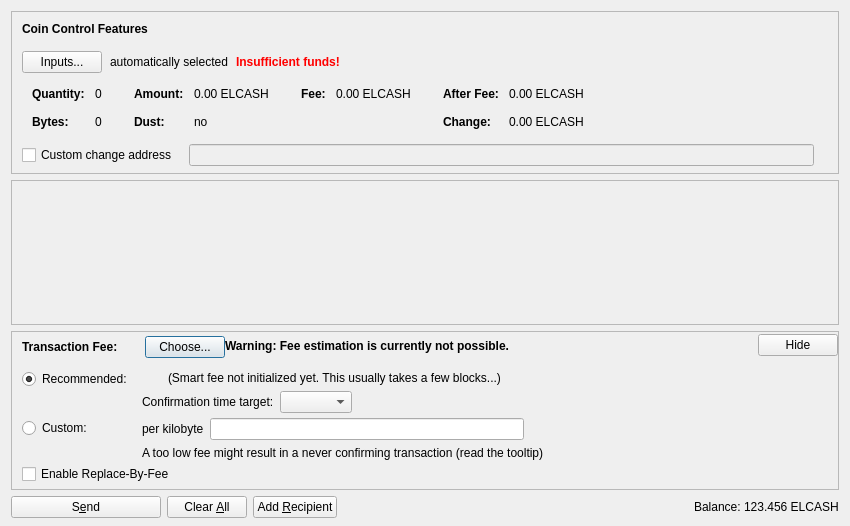
<?xml version="1.0" encoding="UTF-8"?>
<ui version="4.0">
 <class>SendCoinsDialog</class>
 <widget class="QDialog" name="SendCoinsDialog">
  <property name="geometry">
   <rect>
    <x>0</x>
    <y>0</y>
    <width>850</width>
    <height>526</height>
   </rect>
  </property>
  <property name="windowTitle">
   <string>Send Coins</string>
  </property>
  <layout class="QVBoxLayout" name="verticalLayout" stretch="0,1,0,0">
   <property name="bottomMargin">
    <number>8</number>
   </property>
   <item>
    <widget class="QFrame" name="frameCoinControl">
     <property name="sizePolicy">
      <sizepolicy hsizetype="Expanding" vsizetype="Expanding">
       <horstretch>0</horstretch>
       <verstretch>0</verstretch>
      </sizepolicy>
     </property>
     <property name="maximumSize">
      <size>
       <width>16777215</width>
       <height>16777215</height>
      </size>
     </property>
     <property name="frameShape">
      <enum>QFrame::StyledPanel</enum>
     </property>
     <property name="frameShadow">
      <enum>QFrame::Sunken</enum>
     </property>
     <layout class="QVBoxLayout" name="verticalLayoutCoinControl2">
      <property name="spacing">
       <number>0</number>
      </property>
      <property name="leftMargin">
       <number>0</number>
      </property>
      <property name="topMargin">
       <number>0</number>
      </property>
      <property name="rightMargin">
       <number>0</number>
      </property>
      <property name="bottomMargin">
       <number>6</number>
      </property>
      <item>
       <layout class="QVBoxLayout" name="verticalLayoutCoinControl" stretch="0,0,0,0,1">
        <property name="spacing">
         <number>0</number>
        </property>
        <property name="leftMargin">
         <number>10</number>
        </property>
        <property name="topMargin">
         <number>10</number>
        </property>
        <item>
         <layout class="QHBoxLayout" name="horizontalLayoutCoinControl1">
          <property name="bottomMargin">
           <number>15</number>
          </property>
          <item>
           <widget class="QLabel" name="labelCoinControlFeatures">
            <property name="sizePolicy">
             <sizepolicy hsizetype="Preferred" vsizetype="Maximum">
              <horstretch>0</horstretch>
              <verstretch>0</verstretch>
             </sizepolicy>
            </property>
            <property name="font">
             <font>
              <weight>75</weight>
              <bold>true</bold>
             </font>
            </property>
            <property name="styleSheet">
             <string notr="true">font-weight:bold;</string>
            </property>
            <property name="text">
             <string>Coin Control Features</string>
            </property>
           </widget>
          </item>
         </layout>
        </item>
        <item>
         <layout class="QHBoxLayout" name="horizontalLayoutCoinControl2" stretch="0,0,0,0">
          <property name="spacing">
           <number>8</number>
          </property>
          <property name="bottomMargin">
           <number>10</number>
          </property>
          <item>
           <widget class="QPushButton" name="pushButtonCoinControl">
            <property name="styleSheet">
             <string notr="true"/>
            </property>
            <property name="text">
             <string>Inputs...</string>
            </property>
            <property name="autoDefault">
             <bool>false</bool>
            </property>
           </widget>
          </item>
          <item>
           <widget class="QLabel" name="labelCoinControlAutomaticallySelected">
            <property name="text">
             <string>automatically selected</string>
            </property>
            <property name="margin">
             <number>5</number>
            </property>
           </widget>
          </item>
          <item>
           <widget class="QLabel" name="labelCoinControlInsuffFunds">
            <property name="font">
             <font>
              <weight>75</weight>
              <bold>true</bold>
             </font>
            </property>
            <property name="styleSheet">
             <string notr="true">color:red;font-weight:bold;</string>
            </property>
            <property name="text">
             <string>Insufficient funds!</string>
            </property>
            <property name="margin">
             <number>5</number>
            </property>
           </widget>
          </item>
          <item>
           <spacer name="horizontalSpacerCoinControl">
            <property name="orientation">
             <enum>Qt::Horizontal</enum>
            </property>
            <property name="sizeHint" stdset="0">
             <size>
              <width>40</width>
              <height>1</height>
             </size>
            </property>
           </spacer>
          </item>
         </layout>
        </item>
        <item>
         <widget class="QWidget" name="widgetCoinControl" native="true">
          <property name="sizePolicy">
           <sizepolicy hsizetype="Preferred" vsizetype="Preferred">
            <horstretch>0</horstretch>
            <verstretch>0</verstretch>
           </sizepolicy>
          </property>
          <property name="minimumSize">
           <size>
            <width>0</width>
            <height>0</height>
           </size>
          </property>
          <property name="styleSheet">
           <string notr="true"/>
          </property>
          <layout class="QHBoxLayout" name="horizontalLayoutCoinControl5">
           <property name="leftMargin">
            <number>0</number>
           </property>
           <property name="topMargin">
            <number>0</number>
           </property>
           <property name="rightMargin">
            <number>0</number>
           </property>
           <property name="bottomMargin">
            <number>0</number>
           </property>
           <item>
            <layout class="QHBoxLayout" name="horizontalLayoutCoinControl3" stretch="0,0,0,1">
             <property name="spacing">
              <number>20</number>
             </property>
             <property name="topMargin">
              <number>0</number>
             </property>
             <property name="bottomMargin">
              <number>10</number>
             </property>
             <item>
              <layout class="QFormLayout" name="formLayoutCoinControl1">
               <property name="horizontalSpacing">
                <number>10</number>
               </property>
               <property name="verticalSpacing">
                <number>14</number>
               </property>
               <property name="leftMargin">
                <number>10</number>
               </property>
               <property name="topMargin">
                <number>4</number>
               </property>
               <property name="rightMargin">
                <number>6</number>
               </property>
               <item row="0" column="0">
                <widget class="QLabel" name="labelCoinControlQuantityText">
                 <property name="font">
                  <font>
                   <weight>75</weight>
                   <bold>true</bold>
                  </font>
                 </property>
                 <property name="text">
                  <string>Quantity:</string>
                 </property>
                 <property name="margin">
                  <number>0</number>
                 </property>
                </widget>
               </item>
               <item row="0" column="1">
                <widget class="QLabel" name="labelCoinControlQuantity">
                 <property name="cursor">
                  <cursorShape>IBeamCursor</cursorShape>
                 </property>
                 <property name="contextMenuPolicy">
                  <enum>Qt::ActionsContextMenu</enum>
                 </property>
                 <property name="text">
                  <string notr="true">0</string>
                 </property>
                 <property name="margin">
                  <number>0</number>
                 </property>
                 <property name="textInteractionFlags">
                  <set>Qt::LinksAccessibleByMouse|Qt::TextSelectableByKeyboard|Qt::TextSelectableByMouse</set>
                 </property>
                </widget>
               </item>
               <item row="1" column="0">
                <widget class="QLabel" name="labelCoinControlBytesText">
                 <property name="font">
                  <font>
                   <weight>75</weight>
                   <bold>true</bold>
                  </font>
                 </property>
                 <property name="text">
                  <string>Bytes:</string>
                 </property>
                </widget>
               </item>
               <item row="1" column="1">
                <widget class="QLabel" name="labelCoinControlBytes">
                 <property name="cursor">
                  <cursorShape>IBeamCursor</cursorShape>
                 </property>
                 <property name="contextMenuPolicy">
                  <enum>Qt::ActionsContextMenu</enum>
                 </property>
                 <property name="text">
                  <string notr="true">0</string>
                 </property>
                 <property name="textInteractionFlags">
                  <set>Qt::LinksAccessibleByMouse|Qt::TextSelectableByKeyboard|Qt::TextSelectableByMouse</set>
                 </property>
                </widget>
               </item>
              </layout>
             </item>
             <item>
              <layout class="QFormLayout" name="formLayoutCoinControl2">
               <property name="horizontalSpacing">
                <number>10</number>
               </property>
               <property name="verticalSpacing">
                <number>14</number>
               </property>
               <property name="leftMargin">
                <number>6</number>
               </property>
               <property name="topMargin">
                <number>4</number>
               </property>
               <property name="rightMargin">
                <number>6</number>
               </property>
               <item row="0" column="0">
                <widget class="QLabel" name="labelCoinControlAmountText">
                 <property name="font">
                  <font>
                   <weight>75</weight>
                   <bold>true</bold>
                  </font>
                 </property>
                 <property name="text">
                  <string>Amount:</string>
                 </property>
                 <property name="margin">
                  <number>0</number>
                 </property>
                </widget>
               </item>
               <item row="0" column="1">
                <widget class="QLabel" name="labelCoinControlAmount">
                 <property name="cursor">
                  <cursorShape>IBeamCursor</cursorShape>
                 </property>
                 <property name="contextMenuPolicy">
                  <enum>Qt::ActionsContextMenu</enum>
                 </property>
                 <property name="text">
                  <string notr="true">0.00 ELCASH</string>
                 </property>
                 <property name="textInteractionFlags">
                  <set>Qt::LinksAccessibleByMouse|Qt::TextSelectableByKeyboard|Qt::TextSelectableByMouse</set>
                 </property>
                </widget>
               </item>
               <item row="1" column="0">
                <widget class="QLabel" name="labelCoinControlLowOutputText">
                 <property name="font">
                  <font>
                   <weight>75</weight>
                   <bold>true</bold>
                  </font>
                 </property>
                 <property name="text">
                  <string>Dust:</string>
                 </property>
                </widget>
               </item>
               <item row="1" column="1">
                <widget class="QLabel" name="labelCoinControlLowOutput">
                 <property name="cursor">
                  <cursorShape>IBeamCursor</cursorShape>
                 </property>
                 <property name="contextMenuPolicy">
                  <enum>Qt::ActionsContextMenu</enum>
                 </property>
                 <property name="text">
                  <string notr="true">no</string>
                 </property>
                 <property name="textInteractionFlags">
                  <set>Qt::LinksAccessibleByMouse|Qt::TextSelectableByKeyboard|Qt::TextSelectableByMouse</set>
                 </property>
                </widget>
               </item>
              </layout>
             </item>
             <item>
              <layout class="QFormLayout" name="formLayoutCoinControl3">
               <property name="horizontalSpacing">
                <number>10</number>
               </property>
               <property name="verticalSpacing">
                <number>14</number>
               </property>
               <property name="leftMargin">
                <number>6</number>
               </property>
               <property name="topMargin">
                <number>4</number>
               </property>
               <property name="rightMargin">
                <number>6</number>
               </property>
               <item row="0" column="0">
                <widget class="QLabel" name="labelCoinControlFeeText">
                 <property name="font">
                  <font>
                   <weight>75</weight>
                   <bold>true</bold>
                  </font>
                 </property>
                 <property name="text">
                  <string>Fee:</string>
                 </property>
                 <property name="margin">
                  <number>0</number>
                 </property>
                </widget>
               </item>
               <item row="0" column="1">
                <widget class="QLabel" name="labelCoinControlFee">
                 <property name="cursor">
                  <cursorShape>IBeamCursor</cursorShape>
                 </property>
                 <property name="contextMenuPolicy">
                  <enum>Qt::ActionsContextMenu</enum>
                 </property>
                 <property name="text">
                  <string notr="true">0.00 ELCASH</string>
                 </property>
                 <property name="textInteractionFlags">
                  <set>Qt::LinksAccessibleByMouse|Qt::TextSelectableByKeyboard|Qt::TextSelectableByMouse</set>
                 </property>
                </widget>
               </item>
              </layout>
             </item>
             <item>
              <layout class="QFormLayout" name="formLayoutCoinControl4">
               <property name="horizontalSpacing">
                <number>10</number>
               </property>
               <property name="verticalSpacing">
                <number>14</number>
               </property>
               <property name="leftMargin">
                <number>6</number>
               </property>
               <property name="topMargin">
                <number>4</number>
               </property>
               <property name="rightMargin">
                <number>6</number>
               </property>
               <item row="0" column="0">
                <widget class="QLabel" name="labelCoinControlAfterFeeText">
                 <property name="font">
                  <font>
                   <weight>75</weight>
                   <bold>true</bold>
                  </font>
                 </property>
                 <property name="text">
                  <string>After Fee:</string>
                 </property>
                 <property name="margin">
                  <number>0</number>
                 </property>
                </widget>
               </item>
               <item row="0" column="1">
                <widget class="QLabel" name="labelCoinControlAfterFee">
                 <property name="cursor">
                  <cursorShape>IBeamCursor</cursorShape>
                 </property>
                 <property name="contextMenuPolicy">
                  <enum>Qt::ActionsContextMenu</enum>
                 </property>
                 <property name="text">
                  <string notr="true">0.00 ELCASH</string>
                 </property>
                 <property name="textInteractionFlags">
                  <set>Qt::LinksAccessibleByMouse|Qt::TextSelectableByKeyboard|Qt::TextSelectableByMouse</set>
                 </property>
                </widget>
               </item>
               <item row="1" column="0">
                <widget class="QLabel" name="labelCoinControlChangeText">
                 <property name="font">
                  <font>
                   <weight>75</weight>
                   <bold>true</bold>
                  </font>
                 </property>
                 <property name="text">
                  <string>Change:</string>
                 </property>
                </widget>
               </item>
               <item row="1" column="1">
                <widget class="QLabel" name="labelCoinControlChange">
                 <property name="cursor">
                  <cursorShape>IBeamCursor</cursorShape>
                 </property>
                 <property name="contextMenuPolicy">
                  <enum>Qt::ActionsContextMenu</enum>
                 </property>
                 <property name="text">
                  <string notr="true">0.00 ELCASH</string>
                 </property>
                 <property name="textInteractionFlags">
                  <set>Qt::LinksAccessibleByMouse|Qt::TextSelectableByKeyboard|Qt::TextSelectableByMouse</set>
                 </property>
                </widget>
               </item>
              </layout>
             </item>
            </layout>
           </item>
          </layout>
         </widget>
        </item>
        <item>
         <layout class="QHBoxLayout" name="horizontalLayoutCoinControl4" stretch="0,0,0">
          <property name="spacing">
           <number>12</number>
          </property>
          <property name="sizeConstraint">
           <enum>QLayout::SetDefaultConstraint</enum>
          </property>
          <property name="topMargin">
           <number>5</number>
          </property>
          <property name="rightMargin">
           <number>5</number>
          </property>
          <item>
           <widget class="QCheckBox" name="checkBoxCoinControlChange">
            <property name="toolTip">
             <string>If this is activated, but the change address is empty or invalid, change will be sent to a newly generated address.</string>
            </property>
            <property name="text">
             <string>Custom change address</string>
            </property>
           </widget>
          </item>
          <item>
           <widget class="QValidatedLineEdit" name="lineEditCoinControlChange">
            <property name="enabled">
             <bool>false</bool>
            </property>
            <property name="sizePolicy">
             <sizepolicy hsizetype="Expanding" vsizetype="Fixed">
              <horstretch>0</horstretch>
              <verstretch>0</verstretch>
             </sizepolicy>
            </property>
           </widget>
          </item>
          <item>
           <widget class="QLabel" name="labelCoinControlChangeLabel">
            <property name="sizePolicy">
             <sizepolicy hsizetype="Preferred" vsizetype="Expanding">
              <horstretch>0</horstretch>
              <verstretch>0</verstretch>
             </sizepolicy>
            </property>
            <property name="minimumSize">
             <size>
              <width>0</width>
              <height>0</height>
             </size>
            </property>
            <property name="text">
             <string/>
            </property>
            <property name="margin">
             <number>3</number>
            </property>
           </widget>
          </item>
         </layout>
        </item>
        <item>
         <spacer name="verticalSpacerCoinControl">
          <property name="orientation">
           <enum>Qt::Vertical</enum>
          </property>
          <property name="sizeHint" stdset="0">
           <size>
            <width>800</width>
            <height>1</height>
           </size>
          </property>
         </spacer>
        </item>
       </layout>
      </item>
     </layout>
    </widget>
   </item>
   <item>
    <widget class="QScrollArea" name="scrollArea">
     <property name="widgetResizable">
      <bool>true</bool>
     </property>
     <widget class="QWidget" name="scrollAreaWidgetContents">
      <property name="geometry">
       <rect>
        <x>0</x>
        <y>0</y>
        <width>830</width>
        <height>104</height>
       </rect>
      </property>
      <layout class="QVBoxLayout" name="verticalLayout_2" stretch="0,1">
       <property name="leftMargin">
        <number>0</number>
       </property>
       <property name="topMargin">
        <number>0</number>
       </property>
       <property name="rightMargin">
        <number>0</number>
       </property>
       <property name="bottomMargin">
        <number>0</number>
       </property>
       <item>
        <layout class="QVBoxLayout" name="entries">
         <property name="spacing">
          <number>6</number>
         </property>
        </layout>
       </item>
       <item>
        <spacer name="verticalSpacer">
         <property name="orientation">
          <enum>Qt::Vertical</enum>
         </property>
         <property name="sizeHint" stdset="0">
          <size>
           <width>20</width>
           <height>40</height>
          </size>
         </property>
        </spacer>
       </item>
      </layout>
     </widget>
    </widget>
   </item>
   <item>
    <widget class="QFrame" name="frameFee">
     <property name="sizePolicy">
      <sizepolicy hsizetype="Expanding" vsizetype="Expanding">
       <horstretch>0</horstretch>
       <verstretch>0</verstretch>
      </sizepolicy>
     </property>
     <property name="maximumSize">
      <size>
       <width>16777215</width>
       <height>16777215</height>
      </size>
     </property>
     <property name="frameShape">
      <enum>QFrame::StyledPanel</enum>
     </property>
     <property name="frameShadow">
      <enum>QFrame::Sunken</enum>
     </property>
     <layout class="QVBoxLayout" name="verticalLayoutFee1">
      <property name="spacing">
       <number>0</number>
      </property>
      <property name="leftMargin">
       <number>0</number>
      </property>
      <property name="topMargin">
       <number>0</number>
      </property>
      <property name="rightMargin">
       <number>0</number>
      </property>
      <property name="bottomMargin">
       <number>0</number>
      </property>
      <item>
       <layout class="QVBoxLayout" name="verticalLayoutFee2" stretch="0,0,0">
        <property name="spacing">
         <number>0</number>
        </property>
        <property name="leftMargin">
         <number>10</number>
        </property>
        <property name="topMargin">
         <number>0</number>
        </property>
        <item>
         <layout class="QHBoxLayout" name="horizontalLayoutFee1">
          <property name="bottomMargin">
           <number>0</number>
          </property>
          <item>
           <layout class="QVBoxLayout" name="verticalLayoutFee7">
            <property name="spacing">
             <number>0</number>
            </property>
            <item>
             <spacer name="verticalSpacerSmartFee">
              <property name="orientation">
               <enum>Qt::Vertical</enum>
              </property>
              <property name="sizeType">
               <enum>QSizePolicy::Fixed</enum>
              </property>
              <property name="sizeHint" stdset="0">
               <size>
                <width>1</width>
                <height>4</height>
               </size>
              </property>
             </spacer>
            </item>
            <item>
             <layout class="QHBoxLayout" name="horizontalLayoutSmartFee">
              <property name="spacing">
               <number>10</number>
              </property>
              <item>
               <widget class="QLabel" name="labelFeeHeadline">
                <property name="sizePolicy">
                 <sizepolicy hsizetype="Preferred" vsizetype="Maximum">
                  <horstretch>0</horstretch>
                  <verstretch>0</verstretch>
                 </sizepolicy>
                </property>
                <property name="font">
                 <font>
                  <weight>75</weight>
                  <bold>true</bold>
                 </font>
                </property>
                <property name="styleSheet">
                 <string notr="true">font-weight:bold;</string>
                </property>
                <property name="text">
                 <string>Transaction Fee:</string>
                </property>
               </widget>
              </item>
              <item>
               <widget class="QLabel" name="labelFeeMinimized">
                <property name="text">
                 <string/>
                </property>
               </widget>
              </item>
              <item>
               <widget class="QPushButton" name="buttonChooseFee">
                <property name="text">
                 <string>Choose...</string>
                </property>
               </widget>
              </item>
             </layout>
            </item>
            <item>
             <spacer name="verticalSpacer_5">
              <property name="orientation">
               <enum>Qt::Vertical</enum>
              </property>
              <property name="sizeHint" stdset="0">
               <size>
                <width>1</width>
                <height>1</height>
               </size>
              </property>
             </spacer>
            </item>
           </layout>
          </item>
          <item>
           <widget class="QLabel" name="fallbackFeeWarningLabel">
            <property name="toolTip">
             <string>Using the fallbackfee can result in sending a transaction that will take several hours or days (or never) to confirm. Consider choosing your fee manually or wait until you have validated the complete chain.</string>
            </property>
            <property name="font">
            <font>
                <weight>75</weight>
                <bold>true</bold>
            </font>
            </property>
            <property name="text">
             <string>Warning: Fee estimation is currently not possible.</string>
            </property>
            <property name="wordWrap">
             <bool>false</bool>
            </property>
           </widget>
          </item>
          <item>
           <spacer name="horizontalSpacer_4">
            <property name="orientation">
             <enum>Qt::Horizontal</enum>
            </property>
            <property name="sizeType">
             <enum>QSizePolicy::MinimumExpanding</enum>
            </property>
            <property name="sizeHint" stdset="0">
             <size>
              <width>40</width>
              <height>20</height>
             </size>
            </property>
           </spacer>
          </item>
          <item>
           <widget class="QPushButton" name="buttonMinimizeFee">
            <property name="toolTip">
             <string>Hide transaction fee settings</string>
            </property>
            <property name="text">
             <string>Hide</string>
            </property>
           </widget>
          </item>
         </layout>
        </item>
        <item>
         <widget class="QFrame" name="frameFeeSelection">
          <layout class="QVBoxLayout" name="verticalLayoutFee12">
           <property name="spacing">
            <number>0</number>
           </property>
           <property name="leftMargin">
            <number>0</number>
           </property>
           <property name="topMargin">
            <number>0</number>
           </property>
           <property name="rightMargin">
            <number>0</number>
           </property>
           <property name="bottomMargin">
            <number>0</number>
           </property>
           <item>
            <layout class="QGridLayout" name="gridLayoutFee">
             <property name="topMargin">
              <number>10</number>
             </property>
             <property name="bottomMargin">
              <number>4</number>
             </property>
             <property name="horizontalSpacing">
              <number>10</number>
             </property>
             <property name="verticalSpacing">
              <number>4</number>
             </property>
             <item row="1" column="1">
              <layout class="QVBoxLayout" name="verticalLayoutFee8">
               <property name="spacing">
                <number>6</number>
               </property>
               <item>
                <layout class="QHBoxLayout" name="horizontalLayoutFee13">
                 <item>
                  <widget class="QLabel" name="labelCustomPerKilobyte">
                   <property name="toolTip">
                    <string>Specify a custom fee per kB (1,000 bytes) of the transaction's virtual size.

Note:  Since the fee is calculated on a per-byte basis, a fee of "100 satoshis per kB" for a transaction size of 500 bytes (half of 1 kB) would ultimately yield a fee of only 50 satoshis.</string>
                   </property>
                   <property name="text">
                    <string>per kilobyte</string>
                   </property>
                  </widget>
                 </item>
                 <item>
                  <widget class="BitcoinAmountField" name="customFee"/>
                 </item>
                 <item>
                  <spacer name="horizontalSpacer_6">
                   <property name="orientation">
                    <enum>Qt::Horizontal</enum>
                   </property>
                   <property name="sizeHint" stdset="0">
                    <size>
                     <width>1</width>
                     <height>1</height>
                    </size>
                   </property>
                  </spacer>
                 </item>
                </layout>
               </item>
               <item>
                <layout class="QHBoxLayout" name="horizontalLayoutFee8">
                 <item>
                  <widget class="QLabel" name="labelCustomFeeWarning">
                   <property name="enabled">
                    <bool>true</bool>
                   </property>
                   <property name="toolTip">
                    <string>When there is less transaction volume than space in the blocks, miners as well as relaying nodes may enforce a minimum fee. Paying only this minimum fee is just fine, but be aware that this can result in a never confirming transaction once there is more demand for bitcoin transactions than the network can process.</string>
                   </property>
                   <property name="text">
                    <string>A too low fee might result in a never confirming transaction (read the tooltip)</string>
                   </property>
                  </widget>
                 </item>
                 <item>
                  <spacer name="horizontalSpacer_2">
                   <property name="orientation">
                    <enum>Qt::Horizontal</enum>
                   </property>
                   <property name="sizeHint" stdset="0">
                    <size>
                     <width>1</width>
                     <height>1</height>
                    </size>
                   </property>
                  </spacer>
                 </item>
                </layout>
               </item>
              </layout>
             </item>
             <item row="0" column="0">
              <layout class="QVBoxLayout" name="verticalLayoutFee4" stretch="0,1">
               <item>
                <widget class="QRadioButton" name="radioSmartFee">
                 <property name="text">
                  <string>Recommended:</string>
                 </property>
                 <property name="checked">
                  <bool>true</bool>
                 </property>
                 <attribute name="buttonGroup">
                  <string notr="true">groupFee</string>
                 </attribute>
                </widget>
               </item>
               <item>
                <spacer name="verticalSpacer_2">
                 <property name="orientation">
                  <enum>Qt::Vertical</enum>
                 </property>
                 <property name="sizeHint" stdset="0">
                  <size>
                   <width>1</width>
                   <height>1</height>
                  </size>
                 </property>
                </spacer>
               </item>
              </layout>
             </item>
             <item row="1" column="0">
              <layout class="QVBoxLayout" name="verticalLayoutFee9" stretch="0,1">
               <item>
                <widget class="QRadioButton" name="radioCustomFee">
                 <property name="text">
                  <string>Custom:</string>
                 </property>
                 <attribute name="buttonGroup">
                  <string notr="true">groupFee</string>
                 </attribute>
                </widget>
               </item>
               <item>
                <spacer name="verticalSpacer_6">
                 <property name="orientation">
                  <enum>Qt::Vertical</enum>
                 </property>
                 <property name="sizeHint" stdset="0">
                  <size>
                   <width>1</width>
                   <height>1</height>
                  </size>
                 </property>
                </spacer>
               </item>
              </layout>
             </item>
             <item row="0" column="1">
              <layout class="QVBoxLayout" name="verticalLayoutFee3" stretch="0,0,1">
               <property name="spacing">
                <number>6</number>
               </property>
               <property name="topMargin">
                <number>2</number>
               </property>
               <item>
                <layout class="QHBoxLayout" name="horizontalLayoutFee12">
                 <item>
                  <widget class="QLabel" name="labelSmartFee">
                   <property name="text">
                    <string/>
                   </property>
                  </widget>
                 </item>
                 <item>
                  <widget class="QLabel" name="labelFeeEstimation">
                   <property name="text">
                    <string/>
                   </property>
                  </widget>
                 </item>
                 <item>
                  <widget class="QLabel" name="labelSmartFee2">
                   <property name="text">
                    <string>(Smart fee not initialized yet. This usually takes a few blocks...)</string>
                   </property>
                  </widget>
                 </item>
                 <item>
                  <spacer name="horizontalSpacer_5">
                   <property name="orientation">
                    <enum>Qt::Horizontal</enum>
                   </property>
                   <property name="sizeHint" stdset="0">
                    <size>
                     <width>1</width>
                     <height>1</height>
                    </size>
                   </property>
                  </spacer>
                 </item>
                </layout>
               </item>
               <item>
                <layout class="QHBoxLayout" name="horizontalLayoutFee9">
                 <item>
                  <layout class="QVBoxLayout" name="verticalLayoutFee6">
                   <item>
                    <widget class="QLabel" name="labelSmartFee3">
                     <property name="text">
                      <string>Confirmation time target:</string>
                     </property>
                    </widget>
                   </item>
                  </layout>
                 </item>
                 <item>
                  <layout class="QVBoxLayout" name="verticalLayoutFee5">
                   <property name="rightMargin">
                    <number>30</number>
                   </property>
                   <item>
                    <layout class="QHBoxLayout" name="horizontalLayoutConfTarget">
                     <property name="bottomMargin">
                      <number>0</number>
                     </property>
                     <item>
                      <widget class="QComboBox" name="confTargetSelector"/>
                     </item>
                     <item>
                      <spacer name="horizontalSpacerConfTarget">
                       <property name="orientation">
                        <enum>Qt::Horizontal</enum>
                       </property>
                       <property name="sizeHint" stdset="0">
                        <size>
                         <width>40</width>
                         <height>20</height>
                        </size>
                       </property>
                      </spacer>
                     </item>
                    </layout>
                   </item>
                  </layout>
                 </item>
                </layout>
               </item>
               <item>
                <spacer name="verticalSpacer_4">
                 <property name="orientation">
                  <enum>Qt::Vertical</enum>
                 </property>
                 <property name="sizeHint" stdset="0">
                  <size>
                   <width>1</width>
                   <height>1</height>
                  </size>
                 </property>
                </spacer>
               </item>
              </layout>
             </item>
            </layout>
           </item>
           <item>
            <widget class="QCheckBox" name="optInRBF">
             <property name="text">
              <string>Enable Replace-By-Fee</string>
             </property>
             <property name="toolTip">
              <string>With Replace-By-Fee (BIP-125) you can increase a transaction's fee after it is sent. Without this, a higher fee may be recommended to compensate for increased transaction delay risk.</string>
             </property>
            </widget>
           </item>
          </layout>
         </widget>
        </item>
        <item>
         <spacer name="verticalSpacerFee">
          <property name="orientation">
           <enum>Qt::Vertical</enum>
          </property>
          <property name="sizeHint" stdset="0">
           <size>
            <width>40</width>
            <height>5</height>
           </size>
          </property>
         </spacer>
        </item>
       </layout>
      </item>
     </layout>
    </widget>
   </item>
   <item>
    <layout class="QHBoxLayout" name="horizontalLayout">
     <item>
      <widget class="QPushButton" name="sendButton">
       <property name="minimumSize">
        <size>
         <width>150</width>
         <height>0</height>
        </size>
       </property>
       <property name="toolTip">
        <string>Confirm the send action</string>
       </property>
       <property name="text">
        <string>S&amp;end</string>
       </property>
       <property name="icon">
        <iconset resource="../bitcoin.qrc">
         <normaloff>:/icons/send</normaloff>:/icons/send</iconset>
       </property>
       <property name="autoDefault">
        <bool>false</bool>
       </property>
       <property name="default">
        <bool>false</bool>
       </property>
      </widget>
     </item>
     <item>
      <widget class="QPushButton" name="clearButton">
       <property name="sizePolicy">
        <sizepolicy hsizetype="Minimum" vsizetype="Fixed">
         <horstretch>0</horstretch>
         <verstretch>0</verstretch>
        </sizepolicy>
       </property>
       <property name="toolTip">
        <string>Clear all fields of the form.</string>
       </property>
       <property name="text">
        <string>Clear &amp;All</string>
       </property>
       <property name="icon">
        <iconset resource="../bitcoin.qrc">
         <normaloff>:/icons/remove</normaloff>:/icons/remove</iconset>
       </property>
       <property name="autoDefault">
        <bool>false</bool>
       </property>
      </widget>
     </item>
     <item>
      <widget class="QPushButton" name="addButton">
       <property name="toolTip">
        <string>Send to multiple recipients at once</string>
       </property>
       <property name="text">
        <string>Add &amp;Recipient</string>
       </property>
       <property name="icon">
        <iconset resource="../bitcoin.qrc">
         <normaloff>:/icons/add</normaloff>:/icons/add</iconset>
       </property>
       <property name="autoDefault">
        <bool>false</bool>
       </property>
      </widget>
     </item>
     <item>
      <spacer name="horizontalSpacer">
       <property name="orientation">
        <enum>Qt::Horizontal</enum>
       </property>
       <property name="sizeHint" stdset="0">
        <size>
         <width>40</width>
         <height>20</height>
        </size>
       </property>
      </spacer>
     </item>
     <item>
      <layout class="QHBoxLayout" name="horizontalLayout_2">
       <property name="spacing">
        <number>3</number>
       </property>
       <item>
        <widget class="QLabel" name="labelBalanceName">
         <property name="sizePolicy">
          <sizepolicy hsizetype="Preferred" vsizetype="Fixed">
           <horstretch>0</horstretch>
           <verstretch>0</verstretch>
          </sizepolicy>
         </property>
         <property name="text">
          <string>Balance:</string>
         </property>
        </widget>
       </item>
       <item>
        <widget class="QLabel" name="labelBalance">
         <property name="sizePolicy">
          <sizepolicy hsizetype="Preferred" vsizetype="Fixed">
           <horstretch>0</horstretch>
           <verstretch>0</verstretch>
          </sizepolicy>
         </property>
         <property name="cursor">
          <cursorShape>IBeamCursor</cursorShape>
         </property>
         <property name="text">
          <string notr="true">123.456 ELCASH</string>
         </property>
         <property name="textInteractionFlags">
          <set>Qt::LinksAccessibleByMouse|Qt::TextSelectableByKeyboard|Qt::TextSelectableByMouse</set>
         </property>
        </widget>
       </item>
      </layout>
     </item>
    </layout>
   </item>
  </layout>
 </widget>
 <customwidgets>
  <customwidget>
   <class>QValidatedLineEdit</class>
   <extends>QLineEdit</extends>
   <header>qt/qvalidatedlineedit.h</header>
  </customwidget>
  <customwidget>
   <class>BitcoinAmountField</class>
   <extends>QLineEdit</extends>
   <header>qt/bitcoinamountfield.h</header>
   <container>1</container>
  </customwidget>
 </customwidgets>
 <resources>
  <include location="../bitcoin.qrc"/>
 </resources>
 <connections/>
 <buttongroups>
  <buttongroup name="groupFee"/>
 </buttongroups>
</ui>
